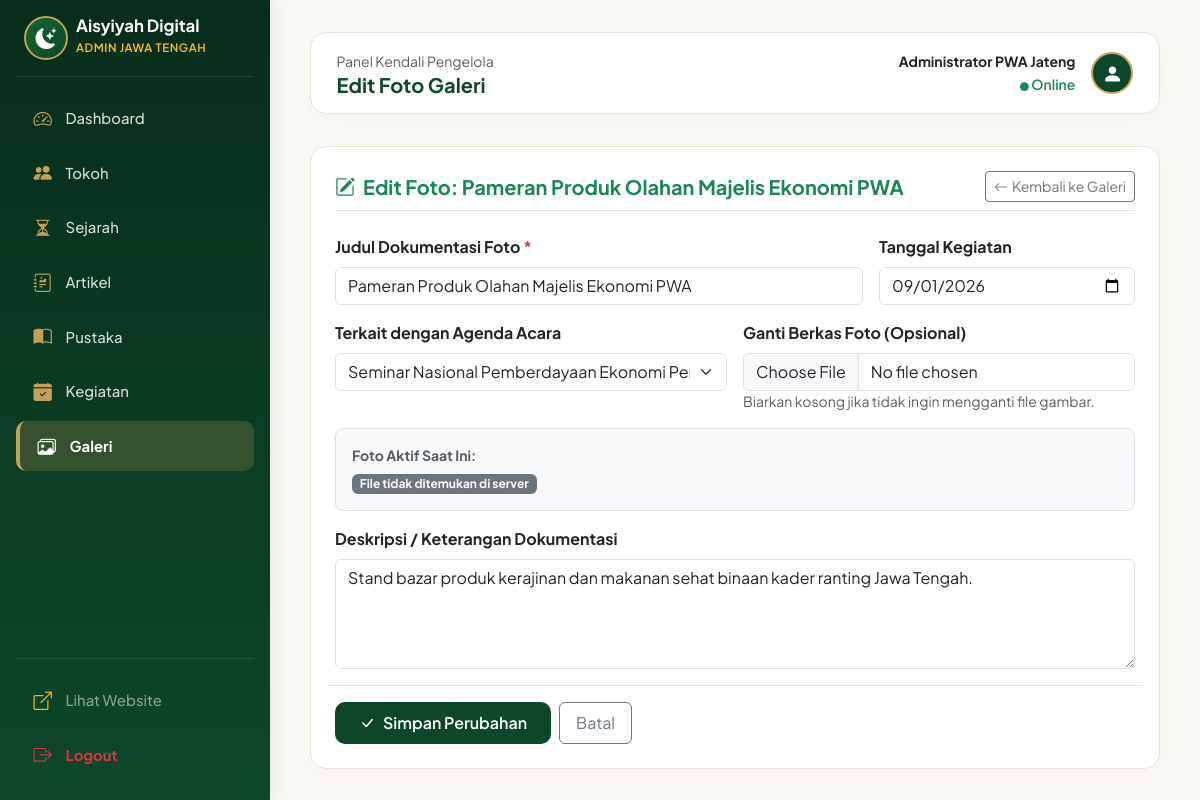
The page /admin/galeri/edit.php?id=2 (signed in) on the database its author committed.
### tables this page shows
CREATE TABLE IF NOT EXISTS `galeri` (
  `id` INT AUTO_INCREMENT PRIMARY KEY,
  `kegiatan_id` INT DEFAULT NULL,
  `judul` VARCHAR(200) NOT NULL,
  `deskripsi` TEXT DEFAULT NULL,
  `foto` VARCHAR(255) NOT NULL,
  `tanggal_foto` DATE DEFAULT NULL,
  `created_at` TIMESTAMP DEFAULT CURRENT_TIMESTAMP,
  CONSTRAINT `fk_galeri_kegiatan` FOREIGN KEY (`kegiatan_id`) REFERENCES `kegiatan` (`id`) ON DELETE SET NULL ON UPDATE CASCADE
);

CREATE TABLE IF NOT EXISTS `kegiatan` (
  `id` INT AUTO_INCREMENT PRIMARY KEY,
  `nama_kegiatan` VARCHAR(200) NOT NULL,
  `deskripsi` TEXT NOT NULL,
  `tanggal_mulai` DATE NOT NULL,
  `tanggal_selesai` DATE DEFAULT NULL,
  `lokasi` VARCHAR(255) NOT NULL,
  `penyelenggara` VARCHAR(150) DEFAULT 'Pimpinan Wilayah Aisyiyah Jawa Tengah',
  `gambar` VARCHAR(255) DEFAULT NULL,
  `status` ENUM('akan_datang', 'berlangsung', 'selesai') DEFAULT 'akan_datang',
  `created_at` TIMESTAMP DEFAULT CURRENT_TIMESTAMP
);

### admin/galeri/edit.php (the view, shortened to what this page needs)
<?php
include '../../config/database.php';
$id = isset($_GET['id']) ? intval($_GET['id']) : 0;
$stmt_get = mysqli_prepare($conn, "SELECT * FROM galeri WHERE id = ?");
mysqli_stmt_bind_param($stmt_get, "i", $id);
mysqli_stmt_execute($stmt_get);
$result = mysqli_stmt_get_result($stmt_get);
$foto   = mysqli_fetch_assoc($result);
$query_kegiatan = mysqli_query($conn, "SELECT id, nama_kegiatan, lokasi, tanggal_mulai FROM kegiatan ORDER BY tanggal_mulai DESC");
include '../includes/header.php';
$path_foto_lama = '../../assets/uploads/galeri/' . $foto['foto'];
$ada_foto_lama  = !empty($foto['foto']) && file_exists($path_foto_lama);
?>
<div class="card card-admin p-4">
    <div class="d-flex justify-content-between align-items-center mb-4 pb-2 border-bottom">
        <h5 class="fw-bold mb-0 text-success">
            <i class="bi bi-pencil-square me-2"></i>Edit Foto: <?= htmlspecialchars($foto['judul']) ?>
        </h5>
        <a href="index.php" class="btn btn-outline-secondary btn-sm d-flex align-items-center gap-1">
            <i class="bi bi-arrow-left"></i> Kembali ke Galeri
        </a>
    </div>
    <form action="edit.php?id=<?= $id ?>" method="POST" enctype="multipart/form-data">
        <div class="row g-3">
            <div class="col-md-8">
                <label for="judul" class="form-label fw-bold">Judul Dokumentasi Foto <span class="text-danger">*</span></label>
                <input type="text" class="form-control" id="judul" name="judul"
                       value="<?= htmlspecialchars($_POST['judul'] ?? $foto['judul']) ?>" required>
            </div>
            <div class="col-md-4">
                <label for="tanggal_foto" class="form-label fw-bold">Tanggal Kegiatan</label>
                <input type="date" class="form-control" id="tanggal_foto" name="tanggal_foto"
                       value="<?= htmlspecialchars($_POST['tanggal_foto'] ?? $foto['tanggal_foto']) ?>">
            </div>
            <div class="col-md-6">
                <label for="kegiatan_id" class="form-label fw-bold">Terkait dengan Agenda Acara</label>
                <select class="form-select" id="kegiatan_id" name="kegiatan_id">
                    <?php
                    $selected_kegiatan = $_POST['kegiatan_id'] ?? $foto['kegiatan_id'];
                    while ($kg = mysqli_fetch_assoc($query_kegiatan)) :
                    ?>
                        <option value="<?= $kg['id'] ?>" <?= ($selected_kegiatan == $kg['id']) ? 'selected' : '' ?>>
                            <?= htmlspecialchars($kg['nama_kegiatan']) ?> (<?= htmlspecialchars($kg['lokasi']) ?>)
                        </option>
                    <?php endwhile; ?>
                </select>
            </div>
            <div class="col-md-6">
                <label for="foto" class="form-label fw-bold">Ganti Berkas Foto (Opsional)</label>
                <input class="form-control" type="file" id="foto" name="foto" accept="image/*" onchange="previewImageEdit(event)">
                <small class="text-muted d-block">Biarkan kosong jika tidak ingin mengganti file gambar.</small>
            </div>
            <div class="col-12">
                <div class="p-3 border rounded-3 bg-light d-flex flex-wrap align-items-center gap-4">
                    <div>
                        <small class="text-muted d-block fw-bold mb-1">Foto Aktif Saat Ini:</small>
                        <?php if ($ada_foto_lama) : ?>
                            <img src="<?= $path_foto_lama ?>" alt="Foto Lama"
                                 style="max-height: 120px; border-radius: 8px; border: 1px solid #ccc;">
                        <?php else : ?>
                            <span class="badge bg-secondary">File tidak ditemukan di server</span>
                        <?php endif; ?>
                    </div>
                </div>
            </div>
            <div class="col-12">
                <label for="deskripsi" class="form-label fw-bold">Deskripsi / Keterangan Dokumentasi</label>
                <textarea class="form-control" id="deskripsi" name="deskripsi" rows="4"><?= htmlspecialchars($_POST['deskripsi'] ?? $foto['deskripsi']) ?></textarea>
            </div>
            <div class="col-12 pt-3 border-top d-flex gap-2">
                <button type="submit" class="btn btn-admin-green px-4 py-2 d-flex align-items-center gap-2">
                    <i class="bi bi-check-lg"></i>
                    <span>Simpan Perubahan</span>
                </button>
                <a href="index.php" class="btn btn-outline-secondary px-3 py-2">Batal</a>
            </div>
        </div>
    </form>
</div>
<?php
include '../includes/footer.php';
?>

### admin/includes/header.php (style rules this page uses)
:root { --admin-green: #0d472a; --admin-green-dark: #082d1b; --admin-green-light: #166534; --admin-gold: #c5a059; --admin-gold-light: #f7eed7; --admin-cream: #fbf9f4; --admin-border: #e9e4d6; }
body { font-family: 'Plus Jakarta Sans', system-ui, -apple-system, sans-serif; background-color: var(--admin-cream); color: #232d27; overflow-x: hidden; }
.card-admin { background: #ffffff; border-radius: 16px; border: 1px solid var(--admin-border); box-shadow: 0 5px 20px rgba(0, 0, 0, 0.025); transition: all 0.3s ease; }
.btn-admin-green { background-color: var(--admin-green); color: #fff; font-weight: 600; border-radius: 10px; border: none; padding: 0.6rem 1.2rem; transition: all 0.25s ease; }

### rows shown on the page
galeri: judul "Pameran Produk Olahan Majelis Ekonomi PWA", tanggal_foto "09/01/2026", kegiatan_id "Seminar Nasional Pemberdayaan Ekonomi Perempuan Berkemajuan (Semarang (PWA Jawa Tengah))", deskripsi "Stand bazar produk kerajinan dan makanan sehat binaan kader ranting Jawa Tengah."

### other values the page prints
$page_heading "Edit Foto Galeri"
$_SESSION['admin_nama'] "Administrator PWA Jateng"
